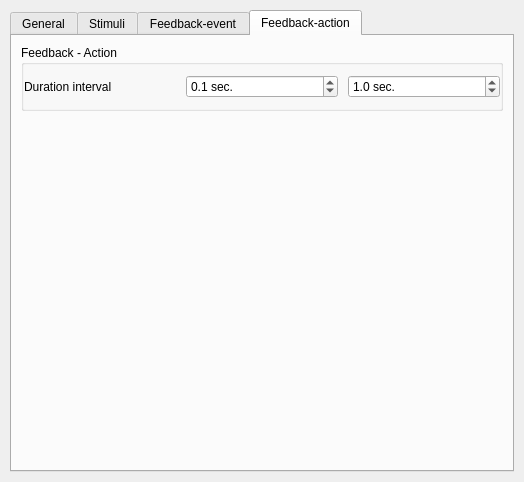
<?xml version="1.0" encoding="UTF-8"?>
<ui version="4.0">
 <class>CTConfToyMickey</class>
 <widget class="QWidget" name="CTConfToyMickey">
  <property name="geometry">
   <rect>
    <x>0</x>
    <y>0</y>
    <width>524</width>
    <height>482</height>
   </rect>
  </property>
  <property name="sizePolicy">
   <sizepolicy hsizetype="MinimumExpanding" vsizetype="Preferred">
    <horstretch>0</horstretch>
    <verstretch>0</verstretch>
   </sizepolicy>
  </property>
  <property name="minimumSize">
   <size>
    <width>500</width>
    <height>0</height>
   </size>
  </property>
  <property name="windowTitle">
   <string/>
  </property>
  <layout class="QVBoxLayout" name="qvb_main_layout">
   <property name="spacing">
    <number>20</number>
   </property>
   <property name="margin">
    <number>10</number>
   </property>
   <item>
    <widget class="QTabWidget" name="tabWidget">
     <property name="currentIndex">
      <number>3</number>
     </property>
     <widget class="QWidget" name="tabGeneral">
      <attribute name="title">
       <string>General</string>
      </attribute>
      <layout class="QVBoxLayout" name="verticalLayout">
       <item>
        <widget class="QGroupBox" name="qgb_comment">
         <property name="title">
          <string>Comment</string>
         </property>
         <property name="flat">
          <bool>true</bool>
         </property>
         <layout class="QGridLayout" name="qgl_comment_layout">
          <property name="leftMargin">
           <number>0</number>
          </property>
          <property name="topMargin">
           <number>10</number>
          </property>
          <property name="rightMargin">
           <number>0</number>
          </property>
          <property name="bottomMargin">
           <number>10</number>
          </property>
          <property name="horizontalSpacing">
           <number>10</number>
          </property>
          <property name="verticalSpacing">
           <number>5</number>
          </property>
          <item row="0" column="0">
           <widget class="QPlainTextEdit" name="qte_comment">
            <property name="sizePolicy">
             <sizepolicy hsizetype="Expanding" vsizetype="Fixed">
              <horstretch>0</horstretch>
              <verstretch>0</verstretch>
             </sizepolicy>
            </property>
            <property name="minimumSize">
             <size>
              <width>0</width>
              <height>50</height>
             </size>
            </property>
            <property name="maximumSize">
             <size>
              <width>16777215</width>
              <height>50</height>
             </size>
            </property>
            <property name="horizontalScrollBarPolicy">
             <enum>Qt::ScrollBarAlwaysOff</enum>
            </property>
           </widget>
          </item>
         </layout>
        </widget>
       </item>
       <item>
        <widget class="QGroupBox" name="qgb_runtime">
         <property name="title">
          <string>Runtime</string>
         </property>
         <property name="flat">
          <bool>true</bool>
         </property>
         <layout class="QGridLayout" name="qgl_runtime_layout">
          <property name="leftMargin">
           <number>0</number>
          </property>
          <property name="topMargin">
           <number>10</number>
          </property>
          <property name="rightMargin">
           <number>0</number>
          </property>
          <property name="bottomMargin">
           <number>10</number>
          </property>
          <property name="horizontalSpacing">
           <number>10</number>
          </property>
          <property name="verticalSpacing">
           <number>5</number>
          </property>
          <item row="0" column="0">
           <widget class="QLabel" name="qlb_block_duration">
            <property name="text">
             <string>Block duration</string>
            </property>
           </widget>
          </item>
          <item row="0" column="3">
           <widget class="CTSpinBox" name="qsb_block_repetitions">
            <property name="suffix">
             <string> x</string>
            </property>
            <property name="minimum">
             <number>1</number>
            </property>
            <property name="maximum">
             <number>100</number>
            </property>
           </widget>
          </item>
          <item row="0" column="2">
           <widget class="QLabel" name="qlb_block_repetitions">
            <property name="text">
             <string>Block repetitions</string>
            </property>
           </widget>
          </item>
          <item row="0" column="1">
           <widget class="CTDoubleSpinBox" name="qsb_block_duration">
            <property name="readOnly">
             <bool>true</bool>
            </property>
            <property name="buttonSymbols">
             <enum>QAbstractSpinBox::NoButtons</enum>
            </property>
            <property name="suffix">
             <string> sec.</string>
            </property>
            <property name="decimals">
             <number>1</number>
            </property>
            <property name="minimum">
             <double>0.000000000000000</double>
            </property>
            <property name="maximum">
             <double>300.000000000000000</double>
            </property>
            <property name="singleStep">
             <double>0.100000000000000</double>
            </property>
            <property name="value">
             <double>0.000000000000000</double>
            </property>
           </widget>
          </item>
          <item row="1" column="0">
           <widget class="QLabel" name="qlb_pause">
            <property name="text">
             <string>Pause</string>
            </property>
           </widget>
          </item>
          <item row="1" column="1">
           <widget class="CTDoubleSpinBox" name="qsb_pause">
            <property name="suffix">
             <string> sec.</string>
            </property>
            <property name="decimals">
             <number>1</number>
            </property>
            <property name="singleStep">
             <double>0.100000000000000</double>
            </property>
           </widget>
          </item>
         </layout>
        </widget>
       </item>
       <item>
        <widget class="QGroupBox" name="groupBox">
         <property name="enabled">
          <bool>false</bool>
         </property>
         <property name="title">
          <string>Position of the toy in the system</string>
         </property>
         <layout class="QGridLayout" name="gridLayout_2" columnstretch="1,0,1">
          <item row="1" column="0">
           <widget class="QRadioButton" name="qrb_block_position_left">
            <property name="text">
             <string>Left wall</string>
            </property>
           </widget>
          </item>
          <item row="0" column="1">
           <widget class="QLabel" name="qlb_block_position_arch">
            <property name="text">
             <string>on position</string>
            </property>
           </widget>
          </item>
          <item row="0" column="0">
           <widget class="QRadioButton" name="qrb_block_position_arch">
            <property name="text">
             <string>Arch</string>
            </property>
           </widget>
          </item>
          <item row="2" column="0">
           <widget class="QRadioButton" name="qrb_block_position_right">
            <property name="text">
             <string>Right wall</string>
            </property>
           </widget>
          </item>
          <item row="0" column="2">
           <widget class="QComboBox" name="qcb_block_position_arch">
            <item>
             <property name="text">
              <string>Any</string>
             </property>
            </item>
            <item>
             <property name="text">
              <string>#1</string>
             </property>
            </item>
            <item>
             <property name="text">
              <string>#2</string>
             </property>
            </item>
            <item>
             <property name="text">
              <string>#3</string>
             </property>
            </item>
           </widget>
          </item>
          <item row="1" column="1">
           <widget class="QLabel" name="qlb_block_position_left">
            <property name="text">
             <string>on position</string>
            </property>
           </widget>
          </item>
          <item row="1" column="2">
           <widget class="QComboBox" name="qcb_block_position_left">
            <item>
             <property name="text">
              <string>Any</string>
             </property>
            </item>
            <item>
             <property name="text">
              <string>#1</string>
             </property>
            </item>
            <item>
             <property name="text">
              <string>#2</string>
             </property>
            </item>
            <item>
             <property name="text">
              <string>#3</string>
             </property>
            </item>
           </widget>
          </item>
          <item row="2" column="1">
           <widget class="QLabel" name="qlb_block_position_right">
            <property name="text">
             <string>on position</string>
            </property>
           </widget>
          </item>
          <item row="2" column="2">
           <widget class="QComboBox" name="qcb_block_position_right">
            <item>
             <property name="text">
              <string>Any</string>
             </property>
            </item>
            <item>
             <property name="text">
              <string>#1</string>
             </property>
            </item>
            <item>
             <property name="text">
              <string>#2</string>
             </property>
            </item>
            <item>
             <property name="text">
              <string>#3</string>
             </property>
            </item>
           </widget>
          </item>
         </layout>
        </widget>
       </item>
       <item>
        <spacer name="verticalSpacer">
         <property name="orientation">
          <enum>Qt::Vertical</enum>
         </property>
         <property name="sizeHint" stdset="0">
          <size>
           <width>20</width>
           <height>40</height>
          </size>
         </property>
        </spacer>
       </item>
      </layout>
     </widget>
     <widget class="QWidget" name="tabStimuli">
      <attribute name="title">
       <string>Stimuli</string>
      </attribute>
      <layout class="QVBoxLayout" name="verticalLayout_2">
       <item>
        <widget class="QGroupBox" name="qgb_stimuli">
         <property name="title">
          <string>Stimuli</string>
         </property>
         <property name="flat">
          <bool>true</bool>
         </property>
         <layout class="QVBoxLayout" name="qvb_stimuli_layout">
          <property name="spacing">
           <number>10</number>
          </property>
          <property name="leftMargin">
           <number>0</number>
          </property>
          <property name="topMargin">
           <number>10</number>
          </property>
          <property name="rightMargin">
           <number>0</number>
          </property>
          <property name="bottomMargin">
           <number>10</number>
          </property>
         </layout>
        </widget>
       </item>
       <item>
        <spacer name="verticalSpacer_2">
         <property name="orientation">
          <enum>Qt::Vertical</enum>
         </property>
         <property name="sizeHint" stdset="0">
          <size>
           <width>20</width>
           <height>40</height>
          </size>
         </property>
        </spacer>
       </item>
      </layout>
     </widget>
     <widget class="QWidget" name="tabFeedbackEvent">
      <attribute name="title">
       <string>Feedback-event</string>
      </attribute>
      <layout class="QVBoxLayout" name="verticalLayout_3">
       <item>
        <widget class="QGroupBox" name="qgb_events">
         <property name="title">
          <string>Feedback - Event/Condition</string>
         </property>
         <property name="flat">
          <bool>true</bool>
         </property>
         <layout class="QGridLayout" name="qgl_events_layout">
          <property name="leftMargin">
           <number>0</number>
          </property>
          <property name="topMargin">
           <number>10</number>
          </property>
          <property name="rightMargin">
           <number>0</number>
          </property>
          <property name="bottomMargin">
           <number>10</number>
          </property>
          <property name="horizontalSpacing">
           <number>10</number>
          </property>
          <property name="verticalSpacing">
           <number>5</number>
          </property>
          <item row="0" column="0" colspan="4">
           <widget class="QRadioButton" name="qrb_null_event">
            <property name="text">
             <string>Do not process feedback</string>
            </property>
            <property name="checked">
             <bool>true</bool>
            </property>
           </widget>
          </item>
          <item row="3" column="3">
           <widget class="QLabel" name="qlb_force3">
            <property name="text">
             <string>sensor(s)</string>
            </property>
           </widget>
          </item>
          <item row="5" column="2">
           <widget class="QComboBox" name="qcb_position">
            <property name="enabled">
             <bool>false</bool>
            </property>
           </widget>
          </item>
          <item row="4" column="2">
           <widget class="CTDoubleSpinBox" name="qsb_force">
            <property name="enabled">
             <bool>false</bool>
            </property>
            <property name="suffix">
             <string> Nm.</string>
            </property>
            <property name="decimals">
             <number>1</number>
            </property>
            <property name="singleStep">
             <double>0.100000000000000</double>
            </property>
           </widget>
          </item>
          <item row="2" column="0">
           <widget class="QRadioButton" name="qrb_pressure_event">
            <property name="text">
             <string>Pressure</string>
            </property>
           </widget>
          </item>
          <item row="2" column="1">
           <widget class="QLabel" name="qlb_pressure">
            <property name="text">
             <string>If pressure exceeds</string>
            </property>
           </widget>
          </item>
          <item row="2" column="2">
           <widget class="CTDoubleSpinBox" name="qsb_pressure">
            <property name="enabled">
             <bool>false</bool>
            </property>
            <property name="suffix">
             <string> Pa.</string>
            </property>
            <property name="decimals">
             <number>1</number>
            </property>
            <property name="singleStep">
             <double>0.100000000000000</double>
            </property>
           </widget>
          </item>
          <item row="1" column="0" colspan="4">
           <spacer name="qv_spacer">
            <property name="orientation">
             <enum>Qt::Vertical</enum>
            </property>
            <property name="sizeType">
             <enum>QSizePolicy::Fixed</enum>
            </property>
            <property name="sizeHint" stdset="0">
             <size>
              <width>5</width>
              <height>10</height>
             </size>
            </property>
           </spacer>
          </item>
          <item row="5" column="1">
           <widget class="QLabel" name="qlb_position">
            <property name="text">
             <string>If infant reaches</string>
            </property>
           </widget>
          </item>
          <item row="3" column="1">
           <widget class="QLabel" name="qlb_force2">
            <property name="text">
             <string>Select sensor</string>
            </property>
           </widget>
          </item>
          <item row="4" column="1">
           <widget class="QLabel" name="qlb_force">
            <property name="text">
             <string>If force exceeds</string>
            </property>
           </widget>
          </item>
          <item row="3" column="2">
           <widget class="QComboBox" name="qcb_force">
            <property name="enabled">
             <bool>false</bool>
            </property>
           </widget>
          </item>
          <item row="5" column="3">
           <widget class="QLabel" name="qlb_position_add">
            <property name="text">
             <string>position</string>
            </property>
           </widget>
          </item>
          <item row="5" column="0">
           <widget class="QRadioButton" name="qrb_position_event">
            <property name="text">
             <string>Position</string>
            </property>
           </widget>
          </item>
          <item row="6" column="0">
           <widget class="QRadioButton" name="qrb_body_event">
            <property name="text">
             <string>Body</string>
            </property>
           </widget>
          </item>
          <item row="3" column="0">
           <widget class="QRadioButton" name="qrb_force_event">
            <property name="text">
             <string>Force</string>
            </property>
           </widget>
          </item>
          <item row="7" column="0">
           <widget class="QRadioButton" name="qrb_head_event">
            <property name="text">
             <string>Head</string>
            </property>
           </widget>
          </item>
          <item row="6" column="1">
           <widget class="QLabel" name="qlb_body">
            <property name="text">
             <string>If body moves</string>
            </property>
           </widget>
          </item>
          <item row="7" column="1">
           <widget class="QLabel" name="qlb_head">
            <property name="text">
             <string>If head moves</string>
            </property>
           </widget>
          </item>
          <item row="7" column="2">
           <widget class="QComboBox" name="qcb_head">
            <property name="enabled">
             <bool>false</bool>
            </property>
            <item>
             <property name="text">
              <string>right to left</string>
             </property>
            </item>
            <item>
             <property name="text">
              <string>left to right</string>
             </property>
            </item>
           </widget>
          </item>
          <item row="6" column="2">
           <widget class="QComboBox" name="qcb_body">
            <property name="enabled">
             <bool>false</bool>
            </property>
            <item>
             <property name="text">
              <string>right to left</string>
             </property>
            </item>
            <item>
             <property name="text">
              <string>left to right</string>
             </property>
            </item>
           </widget>
          </item>
         </layout>
        </widget>
       </item>
       <item>
        <spacer name="verticalSpacer_3">
         <property name="orientation">
          <enum>Qt::Vertical</enum>
         </property>
         <property name="sizeHint" stdset="0">
          <size>
           <width>20</width>
           <height>40</height>
          </size>
         </property>
        </spacer>
       </item>
      </layout>
     </widget>
     <widget class="QWidget" name="tabFeedbackAction">
      <attribute name="title">
       <string>Feedback-action</string>
      </attribute>
      <layout class="QVBoxLayout" name="verticalLayout_4">
       <item>
        <widget class="QGroupBox" name="qgb_actions">
         <property name="title">
          <string>Feedback - Action</string>
         </property>
         <property name="flat">
          <bool>true</bool>
         </property>
         <layout class="QVBoxLayout" name="qvb_actions_layout">
          <property name="spacing">
           <number>10</number>
          </property>
          <property name="leftMargin">
           <number>0</number>
          </property>
          <property name="topMargin">
           <number>10</number>
          </property>
          <property name="rightMargin">
           <number>0</number>
          </property>
          <property name="bottomMargin">
           <number>10</number>
          </property>
          <item>
           <layout class="QGridLayout" name="gridLayout">
            <item row="0" column="0">
             <widget class="QLabel" name="label">
              <property name="text">
               <string>Duration interval</string>
              </property>
             </widget>
            </item>
            <item row="0" column="1">
             <widget class="CTDoubleSpinBox" name="qsb_duration_min">
              <property name="enabled">
               <bool>true</bool>
              </property>
              <property name="suffix">
               <string> sec.</string>
              </property>
              <property name="decimals">
               <number>1</number>
              </property>
              <property name="maximum">
               <double>1.000000000000000</double>
              </property>
              <property name="singleStep">
               <double>0.100000000000000</double>
              </property>
              <property name="value">
               <double>0.100000000000000</double>
              </property>
             </widget>
            </item>
            <item row="0" column="2">
             <widget class="CTDoubleSpinBox" name="qsb_duration_max">
              <property name="enabled">
               <bool>true</bool>
              </property>
              <property name="suffix">
               <string> sec.</string>
              </property>
              <property name="decimals">
               <number>1</number>
              </property>
              <property name="singleStep">
               <double>0.100000000000000</double>
              </property>
              <property name="value">
               <double>1.000000000000000</double>
              </property>
             </widget>
            </item>
           </layout>
          </item>
         </layout>
        </widget>
       </item>
       <item>
        <spacer name="verticalSpacer_4">
         <property name="orientation">
          <enum>Qt::Vertical</enum>
         </property>
         <property name="sizeHint" stdset="0">
          <size>
           <width>20</width>
           <height>40</height>
          </size>
         </property>
        </spacer>
       </item>
      </layout>
     </widget>
    </widget>
   </item>
  </layout>
 </widget>
 <customwidgets>
  <customwidget>
   <class>CTSpinBox</class>
   <extends>QSpinBox</extends>
   <header>Scenario_Designer/ct_customwidgets.h</header>
  </customwidget>
  <customwidget>
   <class>CTDoubleSpinBox</class>
   <extends>QDoubleSpinBox</extends>
   <header location="global">Scenario_Designer/ct_customwidgets.h</header>
  </customwidget>
 </customwidgets>
 <resources/>
 <connections/>
</ui>
